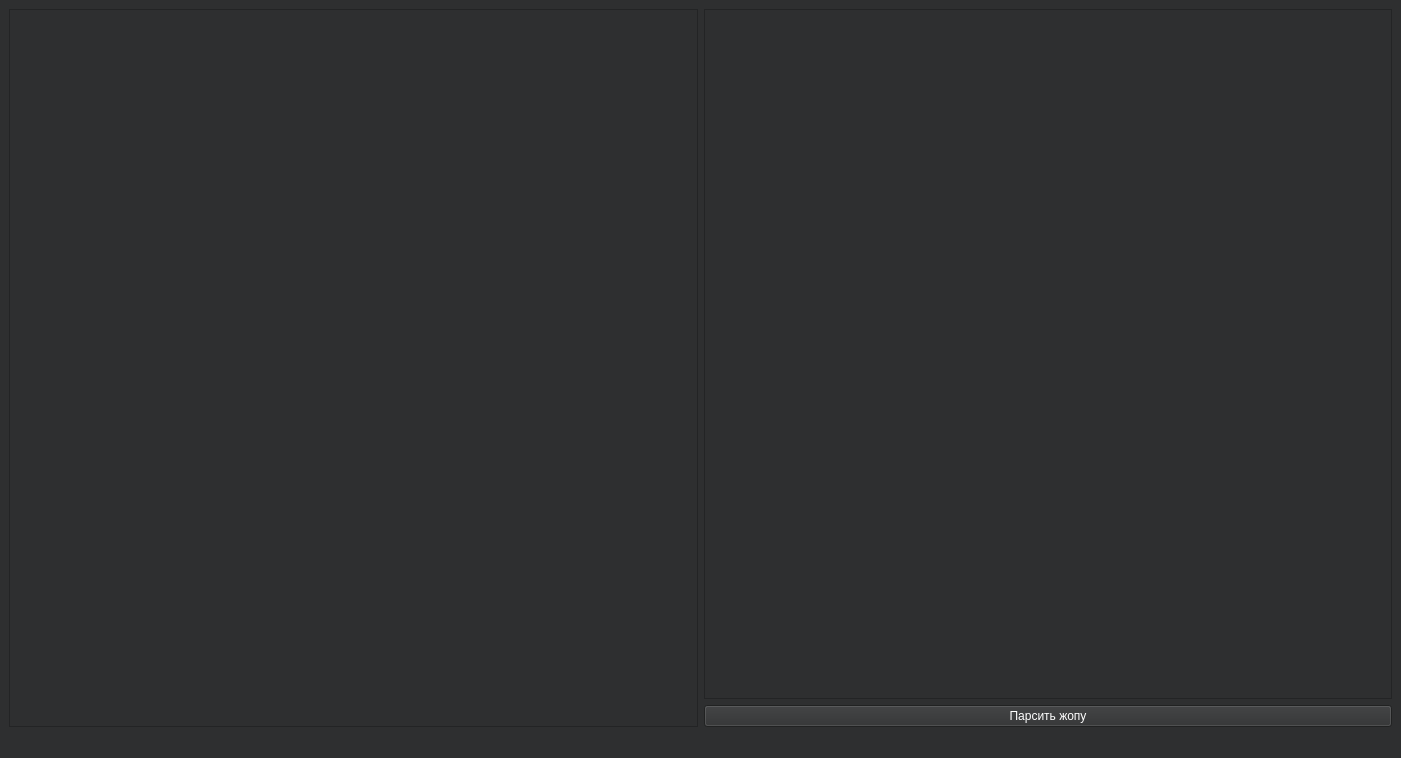
<?xml version="1.0" encoding="UTF-8"?>
<ui version="4.0">
 <class>MainWindow</class>
 <widget class="QMainWindow" name="MainWindow">
  <property name="geometry">
   <rect>
    <x>0</x>
    <y>0</y>
    <width>1401</width>
    <height>758</height>
   </rect>
  </property>
  <property name="windowTitle">
   <string>MainWindow</string>
  </property>
  <property name="styleSheet">
   <string notr="true">background-color: rgb(46, 47, 48)</string>
  </property>
  <widget class="QWidget" name="centralwidget">
   <layout class="QFormLayout" name="formLayout">
    <item row="0" column="0" colspan="2">
     <layout class="QHBoxLayout" name="horizontalLayout">
      <item>
       <widget class="QTextEdit" name="textEdit">
        <property name="font">
         <font>
          <pointsize>12</pointsize>
         </font>
        </property>
        <property name="cursor" stdset="0">
         <cursorShape>IBeamCursor</cursorShape>
        </property>
        <property name="styleSheet">
         <string notr="true">background-color: rgb(46, 47, 48);
color: rgb(255, 255, 255)</string>
        </property>
       </widget>
      </item>
      <item>
       <layout class="QVBoxLayout" name="verticalLayout">
        <item>
         <widget class="QTextBrowser" name="textBrowser">
          <property name="font">
           <font>
            <pointsize>12</pointsize>
           </font>
          </property>
          <property name="styleSheet">
           <string notr="true">color: white</string>
          </property>
         </widget>
        </item>
        <item>
         <widget class="QPushButton" name="pushButton_parse">
          <property name="styleSheet">
           <string notr="true">color: white</string>
          </property>
          <property name="text">
           <string>Парсить жопу</string>
          </property>
         </widget>
        </item>
       </layout>
      </item>
     </layout>
    </item>
   </layout>
  </widget>
  <widget class="QMenuBar" name="menubar">
   <property name="geometry">
    <rect>
     <x>0</x>
     <y>0</y>
     <width>1401</width>
     <height>25</height>
    </rect>
   </property>
  </widget>
  <widget class="QStatusBar" name="statusbar"/>
 </widget>
 <resources/>
 <connections/>
</ui>
